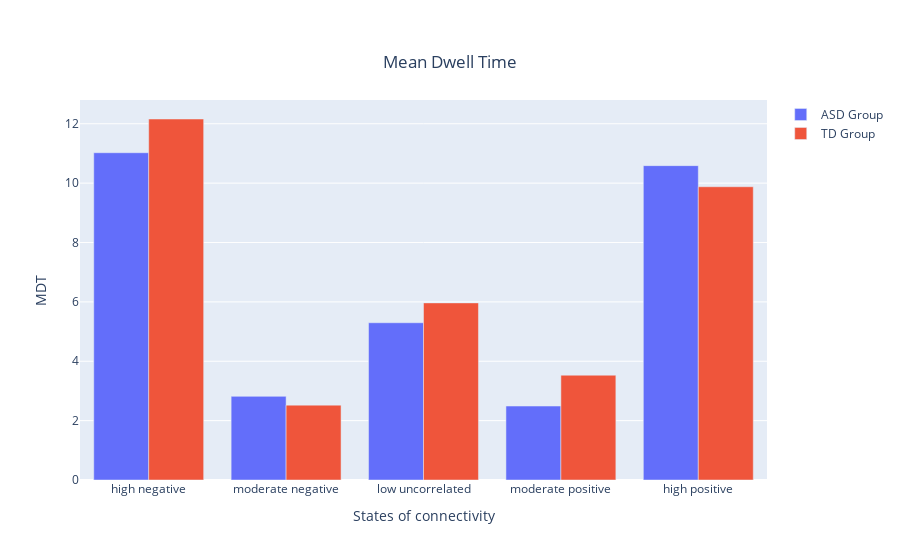

Notebook source saved alongside this figure:
### Code cell
asd_MDT_high_negative_mean = np.mean(asd['MDT_high_negative'])
asd_MDT_moderate_negative_mean = np.mean(asd['MDT_moderate_negative'])
asd_MDT_low_uncorrelated_mean = np.mean(asd['MDT_low_uncorrelated'])
asd_MDT_moderate_positive_mean = np.mean(asd['MDT_moderate_positive'])
asd_MDT_high_positive_mean = np.mean(asd['MDT_high_positive'])
      
td_MDT_high_negative_mean = np.mean(td['MDT_high_negative'])
td_MDT_moderate_negative_mean = np.mean(td['MDT_moderate_negative'])
td_MDT_low_uncorrelated_mean = np.mean(td['MDT_low_uncorrelated'])
td_MDT_moderate_positive_mean = np.mean(td['MDT_moderate_positive'])
td_MDT_high_positive_mean = np.mean(td['MDT_high_positive'])



import plotly.graph_objects as go
states=['high negative', 'moderate negative', 'low uncorrelated', 'moderate positive', 'high positive']

fig = go.Figure(data=[
    go.Bar(name='ASD Group', x=states, y=[asd_MDT_high_negative_mean, asd_MDT_moderate_negative_mean, asd_MDT_low_uncorrelated_mean, asd_MDT_moderate_positive_mean, asd_MDT_high_positive_mean]),
    go.Bar(name='TD Group', x=states, y=[td_MDT_high_negative_mean, td_MDT_moderate_negative_mean, td_MDT_low_uncorrelated_mean, td_MDT_moderate_positive_mean, td_MDT_high_positive_mean]),
])
# Change the bar mode
fig.update_layout(barmode='group', title={
        'text': "Mean Dwell Time",
        'y':0.9,
        'x':0.5,
        'xanchor': 'center',
        'yanchor': 'top'},
    xaxis_title="States of connectivity",
    yaxis_title="MDT",)
fig.show()

### Figure 1 — Plotly figure (JSON) as saved in the notebook; plotly's stock layout.template omitted (floating-point values rounded to 4 significant figures)
{"data": [{"name": "ASD Group", "type": "bar", "x": ["high negative", "moderate negative", "low uncorrelated", "moderate positive", "high positive"], "y": [11.02, 2.817, 5.297, 2.491, 10.59]}, {"name": "TD Group", "type": "bar", "x": ["high negative", "moderate negative", "low uncorrelated", "moderate positive", "high positive"], "y": [12.16, 2.522, 5.966, 3.53, 9.879]}], "layout": {"barmode": "group", "title": {"text": "Mean Dwell Time", "x": 0.5, "xanchor": "center", "y": 0.9, "yanchor": "top"}, "xaxis": {"title": {"text": "States of connectivity"}}, "yaxis": {"title": {"text": "MDT"}}}}
